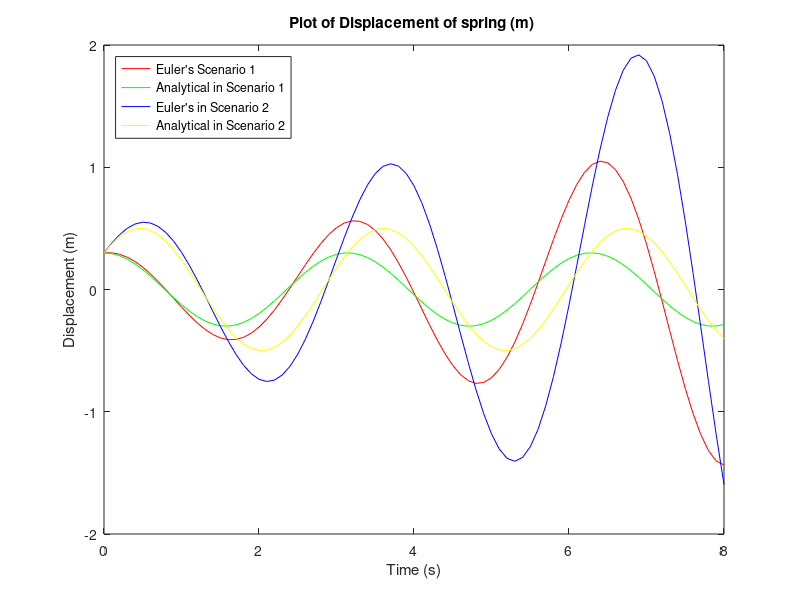

Here is the MATLAB script that generated this plot:
%%
%matrix Allocation
t   = 0:.1:8;
x   = zeros(1,length(t));
vs  = zeros(1,length(t));
vm  = zeros(1,length(t));
am  = zeros(1,length(t));
x2  = zeros(1,length(t));
vs2 = zeros(1,length(t));
vm2 = zeros(1,length(t));
am2 = zeros(1,length(t));
xa  = zeros(1,length(t));
xa2 = zeros(1,length(t));
%%
%Constants
k1     = 1000;
m      = 250;
dt     = 0.1;
x(1)   = .3;
vm(1)  = 0;
x2(1)  = .3;
vm2(1) = .8;
%%
%Solutions
for ii= 1:(length(t)-1)
    vs(ii)=vm(ii);
    am(ii)=(-k1*x(ii))/m;
    x(ii+1)=x(ii)+vs(ii)*dt;
    vm(ii+1)=vm(ii)+am(ii)*dt;
end

for ii= 1:length(t)
    xa(ii)=.3*cos(sqrt(k1/m)*t(ii));
end

for ii= 1:(length(t)-1)
    vs2(ii)=vm2(ii);
    am2(ii)=(-k1*x2(ii))/m;
    x2(ii+1)=x2(ii)+vs2(ii)*dt;
    vm2(ii+1)=vm2(ii)+am2(ii)*dt;
end

for ii=1:length(t)
    xa2(ii)=(.3*cos(sqrt(k1/m)*t(ii)))+...
        (.8*(sqrt(m/k1))*sin(sqrt(k1/m)*t(ii)));
end

%%
%Plotting
figure(1)
plot(t,x,'r-',t,xa,'g-',t,x2,'b-',t,xa2,'y-')
title('Plot of Displacement of spring (m) ')
xlabel('Time (s)')
ylabel('Displacement (m)')
legend({'Euler''s Scenario 1','Analytical in Scenario 1',...
    'Euler''s in Scenario 2','Analytical in Scenario 2'},...
    'Location','northwest')